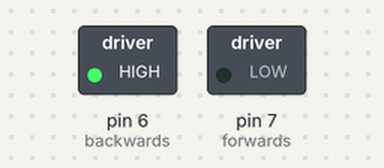
A sketch run on a simulated Arduino Uno, built with avr-gcc and run on an emulated ATmega328P. On the bench: switched loads named in the sketch (green lamp = pin HIGH).

Above: at 1.0 s.
At 23.0 s:
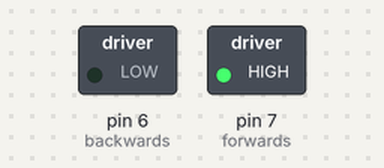
At 34.0 s:
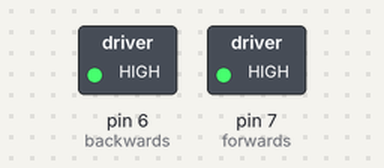
Timing chart, 0 to 57.2 s (numbered marks = the images above):
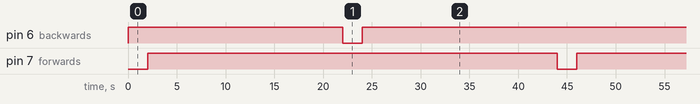

Measured:
- by itself, pin 6 (backwards): repeats every 44.0 s: LOW 2.0 s, HIGH 42.0 s
- by itself, pin 7 (forwards): alternates HIGH for 42.0 s and LOW for 2.0 s
- by itself, everything shown: repeats every 44.0 s, in 4 steps

The sketch:

Linear_actuator.ino
```cpp
//assign relay INx pin to arduino pin
const int forwards = 7;
const int backwards = 6;

void setup() {
  //set pin as output
  pinMode(forwards, OUTPUT);
  pinMode(backwards, OUTPUT);
}

void loop() {
  //Activate the relay one direction
  digitalWrite(forwards, LOW);
  digitalWrite(backwards, HIGH);
  delay(2000); // wait 2 seconds
  //Deactivate both relays to brake the motor
  digitalWrite(forwards, HIGH);
  digitalWrite(backwards, HIGH);
  delay(20000);// wait 20 seconds
  //Activate the relay the other direction
  digitalWrite(forwards, HIGH);
  digitalWrite(backwards, LOW);
  delay(2000);// wait 2 seconds
  //Deactivate both relays to brake the motor
  digitalWrite(forwards, HIGH);
  digitalWrite(backwards, HIGH);
  delay(20000);// wait 20 seconds
}
```
